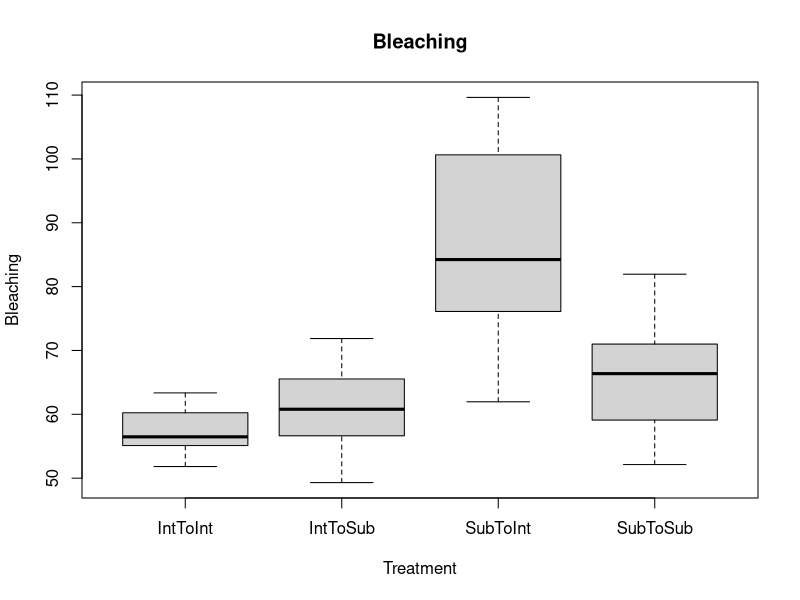
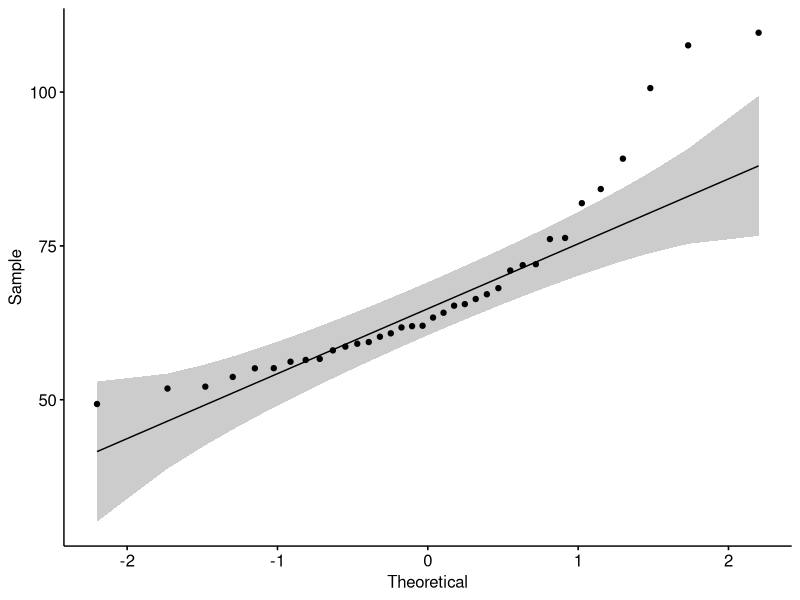
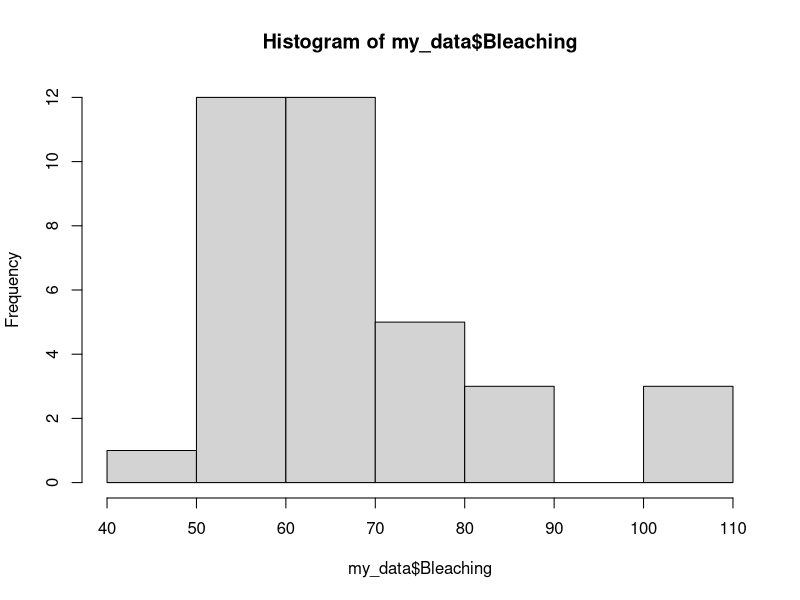

Write R code to recreate these figures, in order.
# loading libraries
library("readxl")
library("tidyverse")
library("lattice")
library("rstatix")
library("ggpubr")
library("lme4")
library("fitdistrplus")
library("lmerTest")
library("car")

# loading xls files
my_data <- read_excel("ImageJ_R.xlsx", sheet = 1)

# combining relevant sheets of excel file
for (i in 2:36) {
  temp <- read_excel("ImageJ_R.xlsx", sheet = i)
  my_data <- rbind(my_data, temp)
  print(i)
}

# removing unnecessary columns
my_data <- my_data[c(1,2,4,13)]

# turn dates into number of days from start (07/02/2020)
startdate <- as.Date("2020-02-07","%Y-%m-%d")
my_data$Date_days <- as.numeric(difftime(my_data$Date,startdate ,units="days"), units="days")

# removing 07/02 and 11/05 because of inaccurate measurements
my_data<-my_data[!(my_data$Date_days=="0" | my_data$Date_days=="94"),]

# change headers of column bleaching
my_data = my_data %>% 
  rename(
    Bleaching = `Adjusted brightness (0 - 255)`
  )

# removing rows containing NAs (so the rows that don't contain the average values for bleaching)
my_data <- na.omit(my_data)

# creating an average value per structure
my_data <- as.tbl(my_data) %>% 
  bind_rows(my_data) %>% 
  group_by(Structure, Treatment) %>% 
  summarise_all(c("mean"))

# removing columns Structure number, Date and Date_days
my_data <- my_data[c(2,4)]

# Make treatment a factor
my_data$Treatment <- as.factor(my_data$Treatment)
class(my_data$Treatment)

# visualizing data with boxplot
boxplot(my_data$Bleaching ~ my_data$Treatment,
        data=my_data, 
        main="Bleaching", 
        xlab="Treatment", 
        ylab="Bleaching")

# normality tests
ggqqplot(my_data, x = "Bleaching")
hist(my_data$Bleaching)
shapiro_test(my_data$Bleaching)
# if >0.05 then it is normally distributed (so our data is NOT)

# not normal -> sqrt transformation helps a tiny bit
#my_data <- transform(my_data, `SQRT Bleaching`= sqrt(Bleaching))
#ggqqplot(my_data, x = "SQRT.Bleaching")
#hist(my_data$SQRT.Bleaching)
#shapiro_test(my_data$SQRT.Bleaching)

# not normal -> log10 transformation helps a little more but not enough
#my_data <- transform(my_data, LOG10.Bleaching= log(Bleaching))
#ggqqplot(my_data, x = "LOG10.Bleaching")
#hist(my_data$LOG10.Bleaching)
#shapiro_test(my_data$LOG10.Bleaching)

# Testing for homogeneity of variances (not necessary, it's not normal anyway)
#leveneTest(my_data$Bleaching, my_data$Treatment)
# if >0.05 then the variances are homogeneous (so in our case they are NOT)

# Testing for sphericity (not necessary, it's not normal anyway)
# Mauchly's Test for Sphericity!

# Get summary statistics
group_by(my_data, Treatment) %>%
  summarise(
    count = n(),
    mean = mean(Bleaching, na.rm = TRUE),
    sd = sd(Bleaching, na.rm = TRUE),
    median = median(Bleaching, na.rm = TRUE),
    IQR = IQR(Bleaching, na.rm = TRUE)
  )

# Kruskal-Wallis Test
kruskal.test(Bleaching ~ Treatment, data = my_data)
# p-value is <0.05, meaning the medians of all groups are NOT equal
# -> There ARE significant differences between groups

# Post-hoc test: Wilcoxon rank sum test
pairwise.wilcox.test(my_data$Bleaching, my_data$Treatment,
                     p.adjust.method = "bonferroni")
